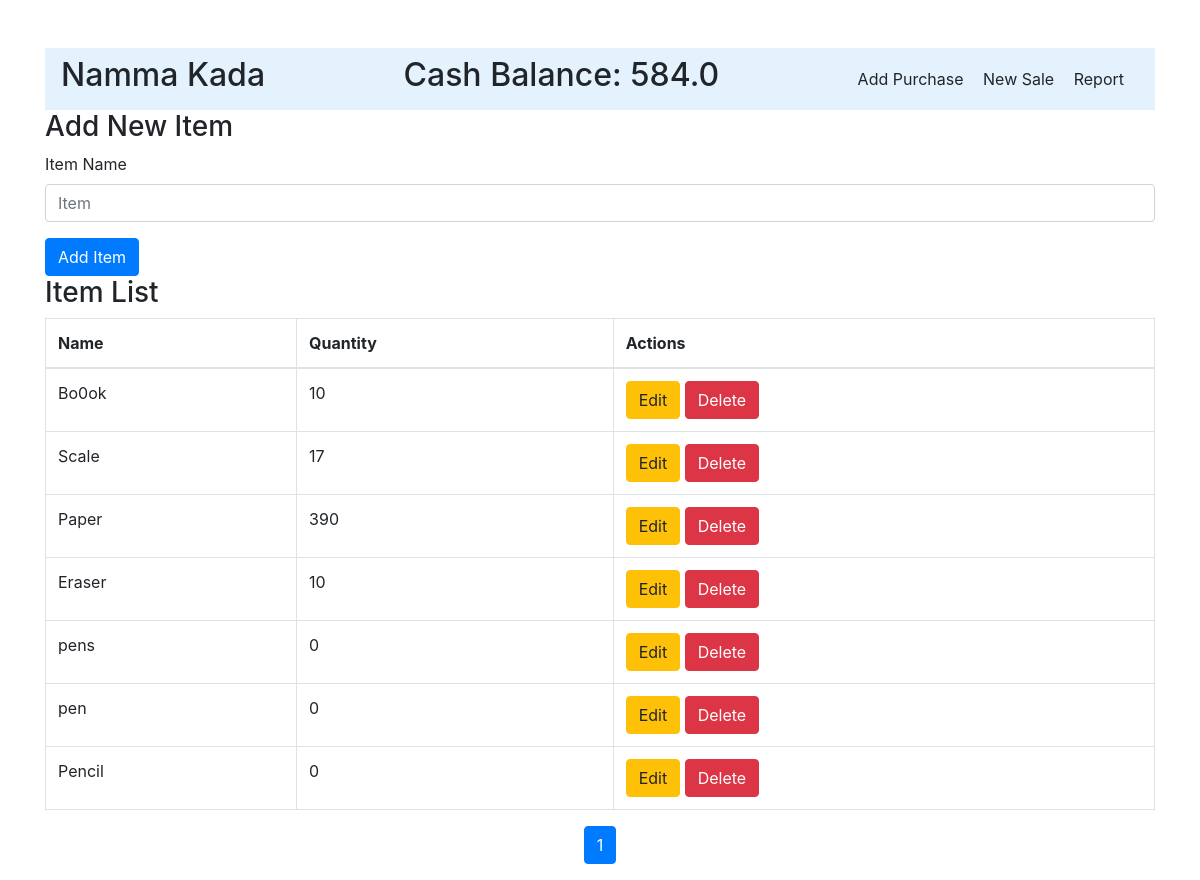
Before: / with the older database file.
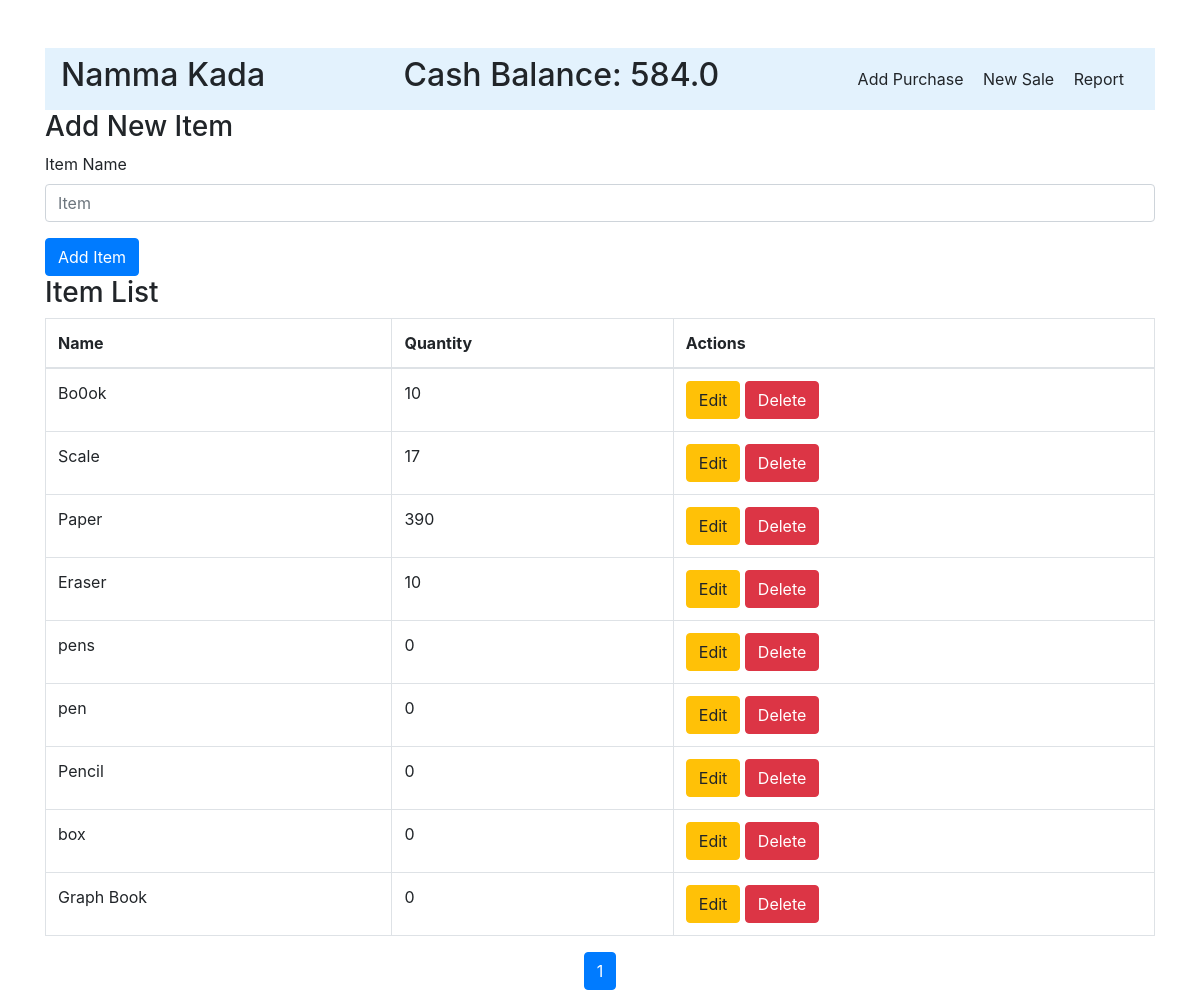
After: the same page with the newer database file.
### main.py (models this page shows)
class Item(db.Model):
    id = db.Column(db.Integer, primary_key = True)
    item_name = db.Column(db.String(128))
    qty = db.Column(db.Integer, default = 0)

### main.py (the view, shortened to what this page needs)
@app.route('/', methods=['GET', 'POST'])
def item_view():
    if request.method == 'GET':
        page = request.args.get('page', 1, type=int)
        items = Item.query.paginate(page=page, per_page=10)
        return render_template('itempage.html', items=items, company=Company.query.first())

### templates/itempage.html (shortened to what this page needs)
<!DOCTYPE html>
<html lang="en">
<head>
    <link rel="stylesheet" href="https://stackpath.bootstrapcdn.com/bootstrap/4.5.2/css/bootstrap.min.css">
</head>
<body class="container mt-5">
    <header>
        <nav class="navbar" style="background-color: #e3f2fd">
            <h2 class="company">{{ company.company_name }}</h2>
            <h2 class="cash-balance">Cash Balance: {{ company.cash_balance }}</h2>
            <div class="nav-links">
                <a href="{{ url_for('purchase_view') }}" style="text-decoration: none; color: inherit; margin-right: 15px;">Add Purchase</a>
                <a href="{{ url_for('sales_view') }}" style="text-decoration: none; color: inherit; margin-right: 15px;">New Sale</a>
                <a href="{{ url_for('report_view') }}" style="text-decoration: none; color: inherit; margin-right: 15px;">Report</a>
            </div>
        </nav>
    </header>
    <form action="{{ url_for('item_view') }}" method="POST">
        <h3>Add New Item</h3>
        <div class="form-group">
            <label for="item_name">Item Name</label>
            <input type="text" id="item_name" name="item_name" class="form-control" placeholder="Item">
        </div>
        <button type="submit" class="btn btn-primary">Add Item</button>
    </form>
    <h3>Item List</h3>
    <table class="table table-bordered">
        <thead>
            <tr>
                <th>Name</th>
                <th>Quantity</th>
                <th>Actions</th>
            </tr>
        </thead>
        <tbody>
            {% for item in items.items %}
            <tr>
                <td>{{ item.item_name }}</td>
                <td>{{ item.qty }}</td>
                <td>
                    <button type="button" class="btn btn-warning" data-toggle="modal" data-target="#editModal"
                            data-item-id="{{ item.id }}" data-item-name="{{ item.item_name }}">
                        Edit
                    </button>
                    <form action="{{ url_for('item_view') }}" method="POST" style="display:inline;" onsubmit="return confirm('Are you sure you want to delete this item?')">
                        <button type="submit" class="btn btn-danger">Delete</button>
                    </form>
                </td>
            </tr>
            {% endfor %}
        </tbody>
    </table>
    <nav aria-label="Page navigation">
        <ul class="pagination justify-content-center">
            {% for page_num in items.iter_pages() %}
                {% if page_num %}
                    <li class="page-item {% if page_num == items.page %}active{% endif %}">
                        <a class="page-link" href="{{ url_for(request.endpoint, page=page_num) }}">{{ page_num }}</a>
                    </li>
                {% else %}
                    <li class="page-item disabled"><span class="page-link">…</span></li>
                {% endif %}
            {% endfor %}
        </ul>
    </nav>
</body>
</html>

Changed rows visible on the page:
added Item: item_name "box", qty "0"
added Item: item_name "Graph Book", qty "0"
